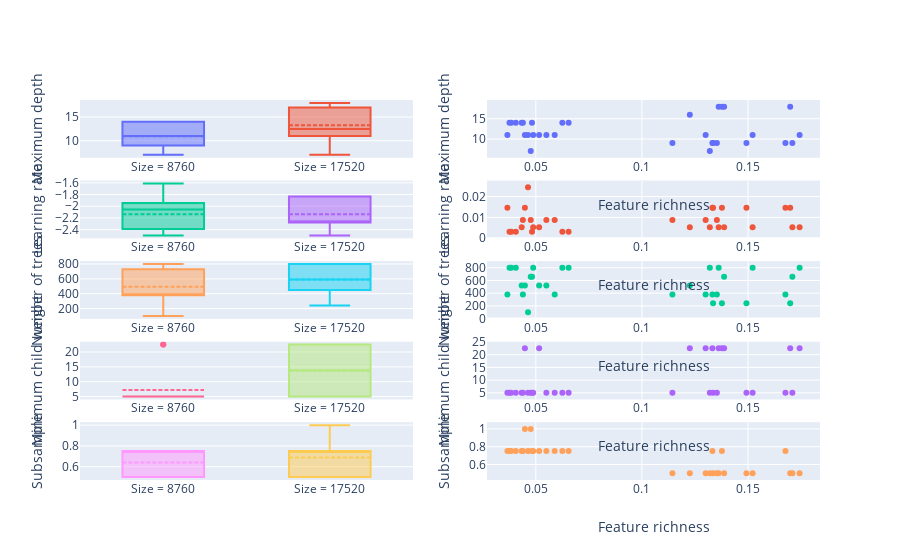

Notebook code for this chart:
### Code cell
# size - hyperparameters
fig = make_subplots(
    rows=5,
    cols=2
)

# first row: size
fig.add_trace(go.Box(y=df.loc[df['size'] == 8760]['max_depth'],name='Size = 8760', boxmean=True), row=1, col=1)
fig.add_trace(go.Box(y=df.loc[df['size'] == 17520]['max_depth'],name='Size = 17520', boxmean=True), row=1, col=1)
fig.update_yaxes(title_text='Maximum depth', row=1, col=1)

fig.add_trace(go.Box(y=np.log10(df.loc[df['size'] == 8760]['learning_rate']),name='Size = 8760', boxmean=True), row=2, col=1)
fig.add_trace(go.Box(y=np.log10(df.loc[df['size'] == 17520]['learning_rate']),name='Size = 17520', boxmean=True), row=2, col=1)
fig.update_yaxes(title_text='Learning rate', row=2, col=1)

fig.add_trace(go.Box(y=df.loc[df['size'] == 8760]['num_trees'],name='Size = 8760', boxmean=True), row=3, col=1)
fig.add_trace(go.Box(y=df.loc[df['size'] == 17520]['num_trees'],name='Size = 17520', boxmean=True), row=3, col=1)
fig.update_yaxes(title_text='Number of trees', row=3, col=1)

fig.add_trace(go.Box(y=df.loc[df['size'] == 8760]['min_child_weight'],name='Size = 8760', boxmean=True), row=4, col=1)
fig.add_trace(go.Box(y=df.loc[df['size'] == 17520]['min_child_weight'],name='Size = 17520', boxmean=True), row=4, col=1)
fig.update_yaxes(title_text='Minimum child weight', row=4, col=1)

fig.add_trace(go.Box(y=df.loc[df['size'] == 8760]['subsample'],name='Size = 8760', boxmean=True), row=5, col=1)
fig.add_trace(go.Box(y=df.loc[df['size'] == 17520]['subsample'],name='Size = 17520', boxmean=True), row=5, col=1)
fig.update_yaxes(title_text='Subsample', row=5, col=1)

# second row: feature richness
fig.add_trace(go.Scatter(y=df['max_depth'],x=df['pca_rank_cor'], mode='markers'),row=,col=2)
fig.update_yaxes(title_text='Maximum depth', row=1, col=2)
fig.update_xaxes(title_text='Feature richness', row=1, col=2)

fig.add_trace(go.Scatter(y=df['learning_rate'],x=df['pca_rank_cor'], mode='markers'),row=2,col=2)
fig.update_yaxes(title_text='Learning rate', row=2, col=2)
fig.update_xaxes(title_text='Feature richness', row=2, col=2)

fig.add_trace(go.Scatter(y=df['num_trees'],x=df['pca_rank_cor'], mode='markers'),row=3,col=2)
fig.update_yaxes(title_text='Number of trees', row=3, col=2)
fig.update_xaxes(title_text='Feature richness', row=3, col=2)

fig.add_trace(go.Scatter(y=df['min_child_weight'],x=df['pca_rank_cor'], mode='markers'),row=4,col=2)
fig.update_yaxes(title_text='Minimum child weight', row=4, col=2)
fig.update_xaxes(title_text='Feature richness', row=4, col=2)

fig.add_trace(go.Scatter(y=df['subsample'],x=df['pca_rank_cor'], mode='markers'),row=5,col=2)
fig.update_yaxes(title_text='Subsample', row=5, col=2)
fig.update_xaxes(title_text='Feature richness', row=5, col=2)

fig.update_layout(
    showlegend=False,
    height=2000
)

fig.show()

### Figure 1 — Plotly figure (JSON) as saved in the notebook; plotly's stock layout.template omitted (floating-point values rounded to 4 significant figures)
{"data": [{"boxmean": true, "name": "Size = 8760", "type": "box", "xaxis": "x", "y": [14, 9, 11, 7, 11, 11, 14, 9, 11, 9, 14, 9, 14, 9, 14, 9], "yaxis": "y"}, {"boxmean": true, "name": "Size = 17520", "type": "box", "xaxis": "x", "y": [14, 11, 7, 9, 11, 18, 11, 18, 11, 16, 14, 11, 14, 18, 11, 18], "yaxis": "y"}, {"boxmean": true, "name": "Size = 8760", "type": "box", "xaxis": "x3", "y": [-2.056, -2.278, -2.278, -2.278, -2.056, -2.056, -2.5, -1.833, -1.611, -2.056, -2.5, -1.833, -2.5, -1.833, -2.5, -2.056], "yaxis": "y3"}, {"boxmean": true, "name": "Size = 17520", "type": "box", "xaxis": "x3", "y": [-2.278, -2.278, -2.056, -1.833, -2.056, -2.278, -1.833, -1.833, -2.278, -2.278, -2.5, -2.278, -2.5, -1.833, -1.833, -2.278], "yaxis": "y3"}, {"boxmean": true, "name": "Size = 8760", "type": "box", "xaxis": "x5", "y": [380, 660, 520, 800, 380, 380, 800, 240, 100, 380, 800, 240, 800, 380, 660, 380], "yaxis": "y5"}, {"boxmean": true, "name": "Size = 17520", "type": "box", "xaxis": "x5", "y": [520, 800, 660, 380, 520, 800, 380, 240, 800, 520, 800, 800, 800, 240, 520, 660], "yaxis": "y5"}, {"boxmean": true, "name": "Size = 8760", "type": "box", "xaxis": "x7", "y": [5, 5, 22.5, 5, 5, 22.5, 5, 5, 5, 5, 5, 5, 5, 5, 5, 5], "yaxis": "y7"}, {"boxmean": true, "name": "Size = 17520", "type": "box", "xaxis": "x7", "y": [5, 22.5, 5, 22.5, 5, 22.5, 5, 22.5, 5, 22.5, 5, 5, 5, 22.5, 22.5, 22.5], "yaxis": "y7"}, {"boxmean": true, "name": "Size = 8760", "type": "box", "xaxis": "x9", "y": [0.75, 0.5, 0.75, 0.5, 0.75, 0.5, 0.75, 0.5, 0.75, 0.5, 0.75, 0.5, 0.75, 0.75, 0.75, 0.5], "yaxis": "y9"}, {"boxmean": true, "name": "Size = 17520", "type": "box", "xaxis": "x9", "y": [0.75, 0.5, 1, 0.75, 0.75, 0.5, 0.75, 0.75, 0.75, 0.5, 0.75, 0.5, 0.75, 0.5, 1, 0.5], "yaxis": "y9"}, {"mode": "markers", "type": "scatter", "x": [0.04334, 0.04391, 0.1743, 0.1709, 0.0476, 0.05155, 0.1332, 0.132, 0.05497, 0.05889, 0.1362, 0.13, 0.03661, 0.0376, 0.1377, 0.1335, 0.04876, 0.04632, 0.1226, 0.1144, 0.04059, 0.03844, 0.1522, 0.1492, 0.06251, 0.06545, 0.1699, 0.1676, 0.04485, 0.04821, 0.1387, 0.1353], "xaxis": "x2", "y": [14, 14, 11, 9, 7, 11, 9, 7, 11, 11, 18, 11, 11, 14, 18, 9, 11, 11, 16, 9, 14, 14, 11, 9, 14, 14, 18, 9, 11, 14, 18, 9], "yaxis": "y2"}, {"mode": "markers", "type": "scatter", "x": [0.04334, 0.04391, 0.1743, 0.1709, 0.0476, 0.05155, 0.1332, 0.132, 0.05497, 0.05889, 0.1362, 0.13, 0.03661, 0.0376, 0.1377, 0.1335, 0.04876, 0.04632, 0.1226, 0.1144, 0.04059, 0.03844, 0.1522, 0.1492, 0.06251, 0.06545, 0.1699, 0.1676, 0.04485, 0.04821, 0.1387, 0.1353], "xaxis": "x4", "y": [0.005275, 0.008799, 0.005275, 0.005275, 0.008799, 0.005275, 0.01468, 0.005275, 0.008799, 0.008799, 0.005275, 0.008799, 0.01468, 0.003162, 0.01468, 0.01468, 0.005275, 0.02448, 0.005275, 0.008799, 0.003162, 0.003162, 0.005275, 0.01468, 0.003162, 0.003162, 0.01468, 0.01468, 0.01468, 0.003162, 0.005275, 0.008799], "yaxis": "y4"}, {"mode": "markers", "type": "scatter", "x": [0.04334, 0.04391, 0.1743, 0.1709, 0.0476, 0.05155, 0.1332, 0.132, 0.05497, 0.05889, 0.1362, 0.13, 0.03661, 0.0376, 0.1377, 0.1335, 0.04876, 0.04632, 0.1226, 0.1144, 0.04059, 0.03844, 0.1522, 0.1492, 0.06251, 0.06545, 0.1699, 0.1676, 0.04485, 0.04821, 0.1387, 0.1353], "xaxis": "x6", "y": [520, 380, 800, 660, 660, 520, 380, 800, 520, 380, 800, 380, 380, 800, 240, 240, 800, 100, 520, 380, 800, 800, 800, 240, 800, 800, 240, 380, 520, 660, 660, 380], "yaxis": "y6"}, {"mode": "markers", "type": "scatter", "x": [0.04334, 0.04391, 0.1743, 0.1709, 0.0476, 0.05155, 0.1332, 0.132, 0.05497, 0.05889, 0.1362, 0.13, 0.03661, 0.0376, 0.1377, 0.1335, 0.04876, 0.04632, 0.1226, 0.1144, 0.04059, 0.03844, 0.1522, 0.1492, 0.06251, 0.06545, 0.1699, 0.1676, 0.04485, 0.04821, 0.1387, 0.1353], "xaxis": "x8", "y": [5, 5, 22.5, 5, 5, 22.5, 22.5, 5, 5, 5, 22.5, 22.5, 5, 5, 22.5, 5, 5, 5, 22.5, 5, 5, 5, 5, 5, 5, 5, 22.5, 5, 22.5, 5, 22.5, 5], "yaxis": "y8"}, {"mode": "markers", "type": "scatter", "x": [0.04334, 0.04391, 0.1743, 0.1709, 0.0476, 0.05155, 0.1332, 0.132, 0.05497, 0.05889, 0.1362, 0.13, 0.03661, 0.0376, 0.1377, 0.1335, 0.04876, 0.04632, 0.1226, 0.1144, 0.04059, 0.03844, 0.1522, 0.1492, 0.06251, 0.06545, 0.1699, 0.1676, 0.04485, 0.04821, 0.1387, 0.1353], "xaxis": "x10", "y": [0.75, 0.75, 0.5, 0.5, 1, 0.75, 0.75, 0.5, 0.75, 0.75, 0.5, 0.5, 0.75, 0.75, 0.75, 0.5, 0.75, 0.75, 0.5, 0.5, 0.75, 0.75, 0.5, 0.5, 0.75, 0.75, 0.5, 0.75, 1, 0.75, 0.5, 0.5], "yaxis": "y10"}], "layout": {"autosize": true, "showlegend": false, "xaxis": {"anchor": "y", "autorange": true, "domain": [0, 0.45], "range": [-0.5, 1.5], "showspikes": true, "type": "category"}, "xaxis10": {"anchor": "y10", "autorange": true, "domain": [0.55, 1], "range": [0.0272, 0.1837], "showspikes": true, "title": {"text": "Feature richness"}, "type": "linear"}, "xaxis2": {"anchor": "y2", "autorange": true, "domain": [0.55, 1], "range": [0.0272, 0.1837], "showspikes": true, "title": {"text": "Feature richness"}, "type": "linear"}, "xaxis3": {"anchor": "y3", "autorange": true, "domain": [0, 0.45], "range": [-0.5, 1.5], "showspikes": true, "type": "category"}, "xaxis4": {"anchor": "y4", "autorange": true, "domain": [0.55, 1], "range": [0.0272, 0.1837], "showspikes": true, "title": {"text": "Feature richness"}, "type": "linear"}, "xaxis5": {"anchor": "y5", "autorange": true, "domain": [0, 0.45], "range": [-0.5, 1.5], "showspikes": true, "type": "category"}, "xaxis6": {"anchor": "y6", "autorange": true, "domain": [0.55, 1], "range": [0.0272, 0.1837], "showspikes": true, "title": {"text": "Feature richness"}, "type": "linear"}, "xaxis7": {"anchor": "y7", "autorange": true, "domain": [0, 0.45], "range": [-0.5, 1.5], "showspikes": true, "type": "category"}, "xaxis8": {"anchor": "y8", "autorange": true, "domain": [0.55, 1], "range": [0.0272, 0.1837], "showspikes": true, "title": {"text": "Feature richness"}, "type": "linear"}, "xaxis9": {"anchor": "y9", "autorange": true, "domain": [0, 0.45], "range": [-0.5, 1.5], "showspikes": true, "type": "category"}, "yaxis": {"anchor": "x", "autorange": true, "domain": [0.848, 1], "range": [6.389, 18.61], "showspikes": true, "title": {"text": "Maximum depth"}, "type": "linear"}, "yaxis10": {"anchor": "x10", "autorange": true, "domain": [0, 0.152], "range": [0.4014, 1.099], "showspikes": true, "title": {"text": "Subsample"}, "type": "linear"}, "yaxis2": {"anchor": "x2", "autorange": true, "domain": [0.848, 1], "range": [4.832, 20.17], "showspikes": true, "title": {"text": "Maximum depth"}, "type": "linear"}, "yaxis3": {"anchor": "x3", "autorange": true, "domain": [0.636, 0.788], "range": [-2.549, -1.562], "showspikes": true, "title": {"text": "Learning rate"}, "type": "linear"}, "yaxis4": {"anchor": "x4", "autorange": true, "domain": [0.636, 0.788], "range": [-0.00104, 0.02869], "showspikes": true, "title": {"text": "Learning rate"}, "type": "linear"}, "yaxis5": {"anchor": "x5", "autorange": true, "domain": [0.424, 0.576], "range": [61.11, 838.9], "showspikes": true, "title": {"text": "Number of trees"}, "type": "linear"}, "yaxis6": {"anchor": "x6", "autorange": true, "domain": [0.424, 0.576], "range": [-37.97, 938.0], "showspikes": true, "title": {"text": "Number of trees"}, "type": "linear"}, "yaxis7": {"anchor": "x7", "autorange": true, "domain": [0.212, 0.364], "range": [4.028, 23.47], "showspikes": true, "title": {"text": "Minimum child weight"}, "type": "linear"}, "yaxis8": {"anchor": "x8", "autorange": true, "domain": [0.212, 0.364], "range": [1.551, 25.95], "showspikes": true, "title": {"text": "Minimum child weight"}, "type": "linear"}, "yaxis9": {"anchor": "x9", "autorange": true, "domain": [0, 0.152], "range": [0.4722, 1.028], "showspikes": true, "title": {"text": "Subsample"}, "type": "linear"}}}
